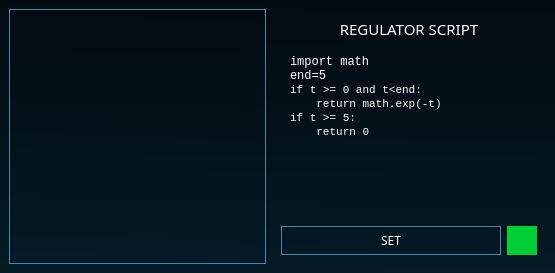
<?xml version="1.0" encoding="UTF-8"?>
<ui version="4.0">
 <class>MainWindow</class>
 <widget class="QMainWindow" name="MainWindow">
  <property name="geometry">
   <rect>
    <x>0</x>
    <y>0</y>
    <width>555</width>
    <height>273</height>
   </rect>
  </property>
  <property name="minimumSize">
   <size>
    <width>0</width>
    <height>0</height>
   </size>
  </property>
  <property name="maximumSize">
   <size>
    <width>16777215</width>
    <height>16777215</height>
   </size>
  </property>
  <property name="windowTitle">
   <string>Test Definition Dialog</string>
  </property>
  <property name="styleSheet">
   <string notr="true">background-color: qlineargradient(spread:pad, x1:0.502975, y1:0, x2:0.473, y2:1, stop:0 rgba(2, 11, 16, 255), stop:1 rgba(4, 26, 37, 255));</string>
  </property>
  <widget class="QWidget" name="centralwidget">
   <layout class="QGridLayout" name="gridLayout_16">
    <item row="1" column="0">
     <layout class="QHBoxLayout" name="horizontalLayout">
      <item>
       <widget class="GraphicsLayoutWidget" name="regProfileView">
        <property name="minimumSize">
         <size>
          <width>0</width>
          <height>0</height>
         </size>
        </property>
        <property name="maximumSize">
         <size>
          <width>16777215</width>
          <height>16777215</height>
         </size>
        </property>
        <property name="styleSheet">
         <string notr="true">color: white;
border: 1px solid #4589b2;</string>
        </property>
        <property name="frameShape">
         <enum>QFrame::StyledPanel</enum>
        </property>
        <property name="frameShadow">
         <enum>QFrame::Plain</enum>
        </property>
        <property name="lineWidth">
         <number>0</number>
        </property>
        <property name="midLineWidth">
         <number>0</number>
        </property>
       </widget>
      </item>
      <item>
       <widget class="QWidget" name="widget_5" native="true">
        <property name="minimumSize">
         <size>
          <width>0</width>
          <height>0</height>
         </size>
        </property>
        <property name="maximumSize">
         <size>
          <width>16777215</width>
          <height>16777215</height>
         </size>
        </property>
        <property name="styleSheet">
         <string notr="true">background: transparent;</string>
        </property>
        <layout class="QGridLayout" name="gridLayout_7">
         <item row="0" column="1">
          <widget class="QLabel" name="label_16">
           <property name="font">
            <font>
             <family>Futura BQ</family>
             <pointsize>11</pointsize>
            </font>
           </property>
           <property name="styleSheet">
            <string notr="true">color: white;background-color: transparent;</string>
           </property>
           <property name="text">
            <string>REGULATOR SCRIPT</string>
           </property>
           <property name="alignment">
            <set>Qt::AlignCenter</set>
           </property>
          </widget>
         </item>
         <item row="2" column="1">
          <widget class="QTextEdit" name="textEdit">
           <property name="font">
            <font>
             <family>Courier New</family>
             <pointsize>9</pointsize>
            </font>
           </property>
           <property name="styleSheet">
            <string notr="true">color: white;
background: rgba(255,255,255,.2);
padding: 5px;</string>
           </property>
           <property name="frameShape">
            <enum>QFrame::NoFrame</enum>
           </property>
           <property name="html">
            <string>&lt;!DOCTYPE HTML PUBLIC &quot;-//W3C//DTD HTML 4.0//EN&quot; &quot;http://www.w3.org/TR/REC-html40/strict.dtd&quot;&gt;
&lt;html&gt;&lt;head&gt;&lt;meta name=&quot;qrichtext&quot; content=&quot;1&quot; /&gt;&lt;style type=&quot;text/css&quot;&gt;
p, li { white-space: pre-wrap; }
&lt;/style&gt;&lt;/head&gt;&lt;body style=&quot; font-family:'Courier New'; font-size:9pt; font-weight:400; font-style:normal;&quot;&gt;
&lt;p style=&quot; margin-top:0px; margin-bottom:0px; margin-left:0px; margin-right:0px; -qt-block-indent:0; text-indent:0px;&quot;&gt;&lt;span style=&quot; color:#ffffff;&quot;&gt;import math&lt;/span&gt;&lt;/p&gt;
&lt;p style=&quot; margin-top:0px; margin-bottom:0px; margin-left:0px; margin-right:0px; -qt-block-indent:0; text-indent:0px;&quot;&gt;&lt;span style=&quot; color:#ffffff;&quot;&gt;end=5&lt;/span&gt;&lt;/p&gt;
&lt;p style=&quot; margin-top:0px; margin-bottom:0px; margin-left:0px; margin-right:0px; -qt-block-indent:0; text-indent:0px;&quot;&gt;&lt;span style=&quot; font-family:'MS Shell Dlg 2'; font-size:8pt; color:#ffffff;&quot;&gt;if t &amp;gt;= 0 and t&amp;lt;end:&lt;/span&gt;&lt;/p&gt;
&lt;p style=&quot; margin-top:0px; margin-bottom:0px; margin-left:0px; margin-right:0px; -qt-block-indent:0; text-indent:0px;&quot;&gt;&lt;span style=&quot; font-family:'MS Shell Dlg 2'; font-size:8pt; color:#ffffff;&quot;&gt;    return math.exp(-t)&lt;/span&gt;&lt;/p&gt;
&lt;p style=&quot; margin-top:0px; margin-bottom:0px; margin-left:0px; margin-right:0px; -qt-block-indent:0; text-indent:0px;&quot;&gt;&lt;span style=&quot; font-family:'MS Shell Dlg 2'; font-size:8pt; color:#ffffff;&quot;&gt;if t &amp;gt;= 5:&lt;/span&gt;&lt;/p&gt;
&lt;p style=&quot; margin-top:0px; margin-bottom:0px; margin-left:0px; margin-right:0px; -qt-block-indent:0; text-indent:0px;&quot;&gt;&lt;span style=&quot; font-family:'MS Shell Dlg 2'; font-size:8pt; color:#ffffff;&quot;&gt;    return 0&lt;/span&gt;&lt;/p&gt;&lt;/body&gt;&lt;/html&gt;</string>
           </property>
          </widget>
         </item>
         <item row="4" column="1">
          <layout class="QHBoxLayout" name="horizontalLayout_2">
           <item>
            <widget class="QPushButton" name="set">
             <property name="font">
              <font>
               <family>Futura BQ</family>
               <pointsize>9</pointsize>
              </font>
             </property>
             <property name="styleSheet">
              <string notr="true">QPushButton{
	color: white;
	background-color: transparent;
	border: 1px solid #4589b2;
	padding: 5px;
}

QPushButton::hover{
	background-color: rgba(255,255,255,.2);
}

QPushButton::pressed{
	border: 1px solid #00ce35;
	background-color: rgba(0,0,0,.3);
}</string>
             </property>
             <property name="text">
              <string>SET</string>
             </property>
            </widget>
           </item>
           <item>
            <widget class="QLabel" name="syntaxState">
             <property name="maximumSize">
              <size>
               <width>30</width>
               <height>16777215</height>
              </size>
             </property>
             <property name="font">
              <font>
               <family>Arial</family>
               <pointsize>10</pointsize>
              </font>
             </property>
             <property name="styleSheet">
              <string notr="true">background-color: #00ce35;
border-radius: 15px;</string>
             </property>
             <property name="text">
              <string/>
             </property>
             <property name="alignment">
              <set>Qt::AlignCenter</set>
             </property>
            </widget>
           </item>
          </layout>
         </item>
        </layout>
       </widget>
      </item>
     </layout>
    </item>
   </layout>
  </widget>
 </widget>
 <customwidgets>
  <customwidget>
   <class>GraphicsLayoutWidget</class>
   <extends>QGraphicsView</extends>
   <header>pyqtgraph</header>
  </customwidget>
 </customwidgets>
 <resources/>
 <connections/>
</ui>
